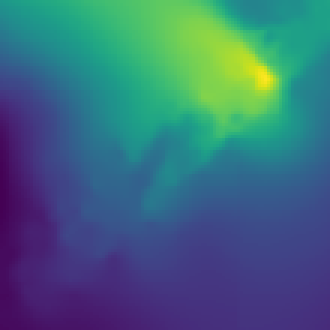
#> input picture GAN_data/real_data_samples/real_samples/real_sample1136.png, 110 x 110 px, given in place of real_sample0.png, which was not available (shown 3 times larger)
$ python gan_main.py
#> lines starting #> are read from the running program, lines starting #| are printed output that depends on the picture
### data_helper.py
import numpy as np
import math
import matplotlib.pyplot as plt

import os
import glob


from PIL import Image as Image

# FID imports
from numpy import cov, trace as tr, iscomplexobj, asarray
from scipy.linalg import sqrtm
from tensorflow.keras.applications.inception_v3 import InceptionV3
from tensorflow.keras.applications.inception_v3 import preprocess_input
from skimage.transform import resize


class File:
    # [178 lines left out: functions __init__, scale_samples, compute_fid, get_fid_accuracy, save_png, show_image and 5 more, not called in this run]
# ------------------------------LATER FOR GAN------------------------------------------------
def get_samples(folder_path, sample_prefix, N):

#> called with sample_prefix = 'real_sample', N = 1269
    data_samples = []
    data_array = np.ndarray(shape=(32, 32, 1))
    for i in range(N):

        image = Image.open(folder_path+sample_prefix+str(i)+".png").convert('L')#convert('RGB')
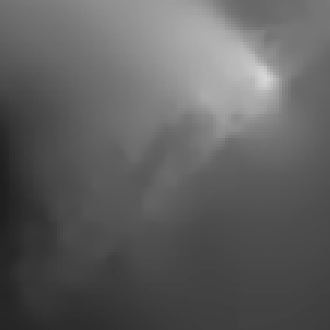
#> image: PIL image 110x110 L (shown 3 times larger); min 30, max 215, mean 95.2
        data = asarray(image)
        # for j in range(32):
        #     for k in range(32):
        #         data_array[j][k][0] = data[j][k]
        data_samples.append(data)
        if i % 200 == 0:
            print(i)
#> pass 2 of the loop in get_samples, `for i in range(N):`:
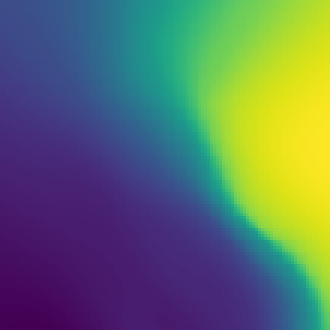
#> input picture GAN_data/real_data_samples/real_samples/real_sample1218.png, 110 x 110 px, given in place of real_sample1.png, which was not available (shown 3 times larger)
#> in get_samples, `image = Image.open(folder_path+sample_prefix+str(i)+".png").convert('L..`:
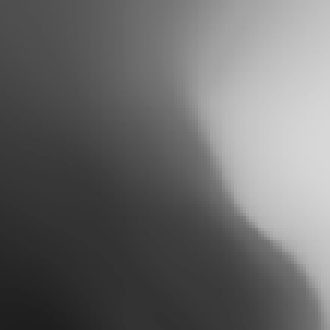
#> image: PIL image 110x110 L (shown 3 times larger); min 30, max 215, mean 105.8
    train_x = np.array(data_samples)
    return train_x


# [163 lines left out: functions get_files, get_point_clouds, save_tile_list, main_samples, record_fid, not called in this run]

# [7 lines of commented-out code are left out]

### gan_main.py
import tensorflow as tf
import data_helper
import model
import training
import os

#data_folder_path = "GAN_data\\real_data_samples\\real_samples\\"
data_folder_path = "C:\\Users\\adria\\Desktop\\salton1\\merged_selected\\real_samples\\"
data_folder_path = "C:\\Users\\adria\\Desktop\\Licenta\\dense_improvized_input\\gan_result1\\input samples\\real_samples\\"# "C:\\Users\\adria\\Desktop\\simple_images_for_gan\\rescaled_samples_28\\"
sample_prefix = "real_sample"
# "rescaled_sample"
#sample_prefix = "real_sample"
target_folder = "gan_images2"

if not os.path.exists(target_folder):
    os.makedirs(target_folder)

# Get training data
#> (the run stopped early here; a loop or call above may not have finished)
